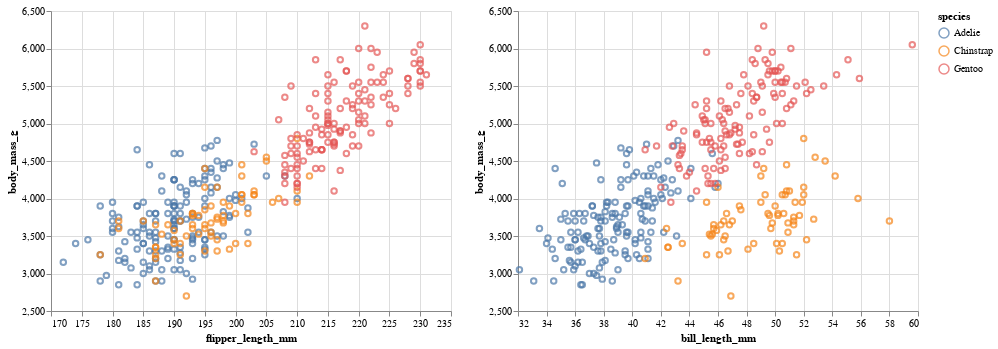

The notebook cell saved with this chart:
### Code cell
# Linked brushing example #2

interval = alt.selection_interval()

chart1 = alt.Chart(penguins).mark_point().encode(    
    alt.X('flipper_length_mm', scale=alt.Scale(zero=False)), 
    alt.Y('body_mass_g', scale=alt.Scale(zero=False)),
    color=alt.condition(interval, 'species', alt.value('lightgray'))
).properties(
    selection=interval
)
    
chart2 = alt.Chart(penguins).mark_point().encode(    
    alt.X('bill_length_mm', scale=alt.Scale(zero=False)), 
    alt.Y('body_mass_g', scale=alt.Scale(zero=False)),
    color=alt.condition(interval, 'species', alt.value('lightgray'))
).properties(
    selection=interval
)

chart1 | chart2
#chart1 | chart1.encode(alt.X('bill_length_mm'))

### Figure 1 — Vega-Lite specification as saved in the notebook (floating-point values rounded to 4 significant figures; data arrays with more than 128 entries replaced by an {"elided": "..."} marker saying what was removed)
{"config": {"view": {"continuousWidth": 400, "continuousHeight": 300}}, "hconcat": [{"mark": "point", "encoding": {"color": {"condition": {"type": "nominal", "field": "species", "selection": "selector004"}, "value": "lightgray"}, "x": {"type": "quantitative", "field": "flipper_length_mm", "scale": {"zero": false}}, "y": {"type": "quantitative", "field": "body_mass_g", "scale": {"zero": false}}}, "selection": {"selector004": {"type": "interval"}}}, {"mark": "point", "encoding": {"color": {"condition": {"type": "nominal", "field": "species", "selection": "selector004"}, "value": "lightgray"}, "x": {"type": "quantitative", "field": "bill_length_mm", "scale": {"zero": false}}, "y": {"type": "quantitative", "field": "body_mass_g", "scale": {"zero": false}}}, "selection": {"selector004": {"type": "interval"}}}], "data": {"name": "data-6902034a728d2b93825e0222946ed381"}, "$schema": "https://vega.github.io/schema/vega-lite/v4.8.1.json", "datasets": {"data-6902034a728d2b93825e0222946ed381": {"elided": "344 records"}}}
